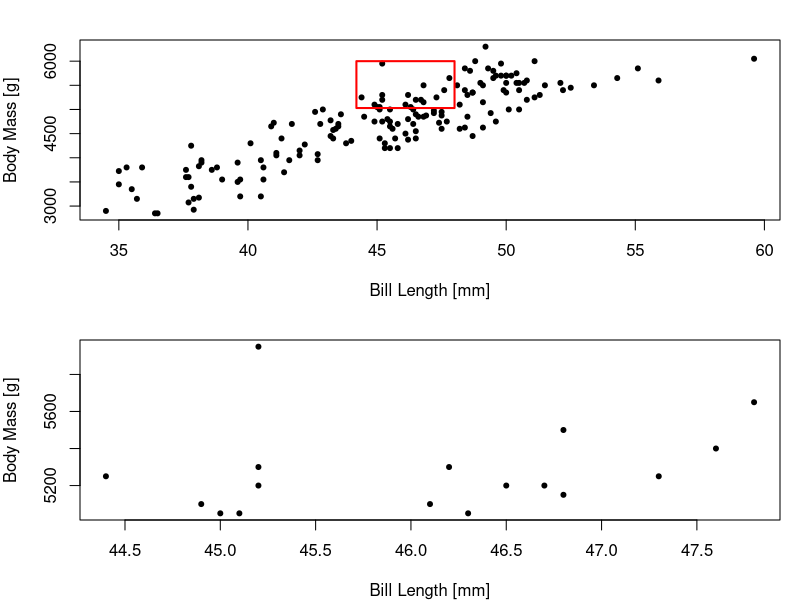
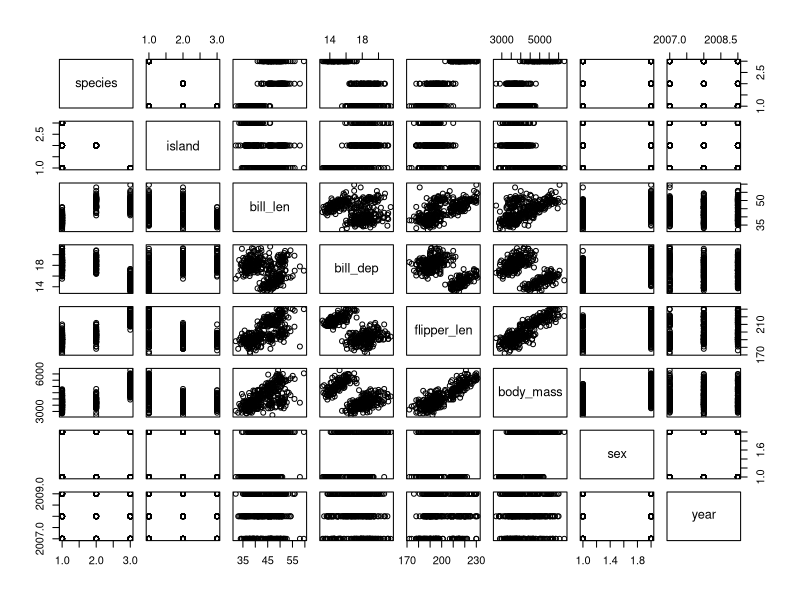
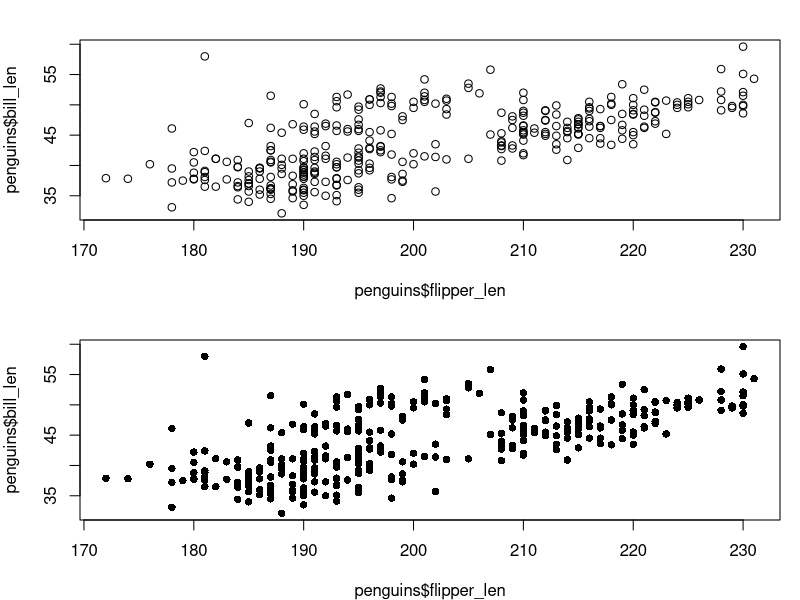
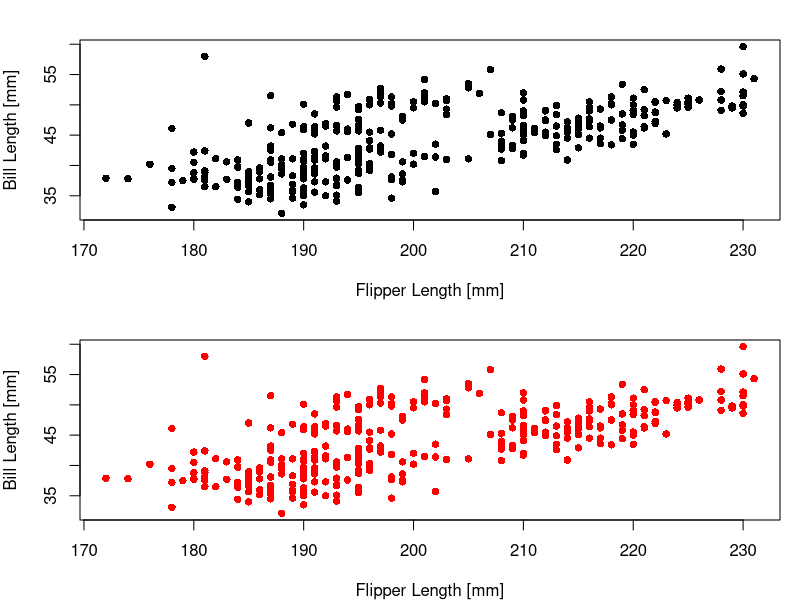
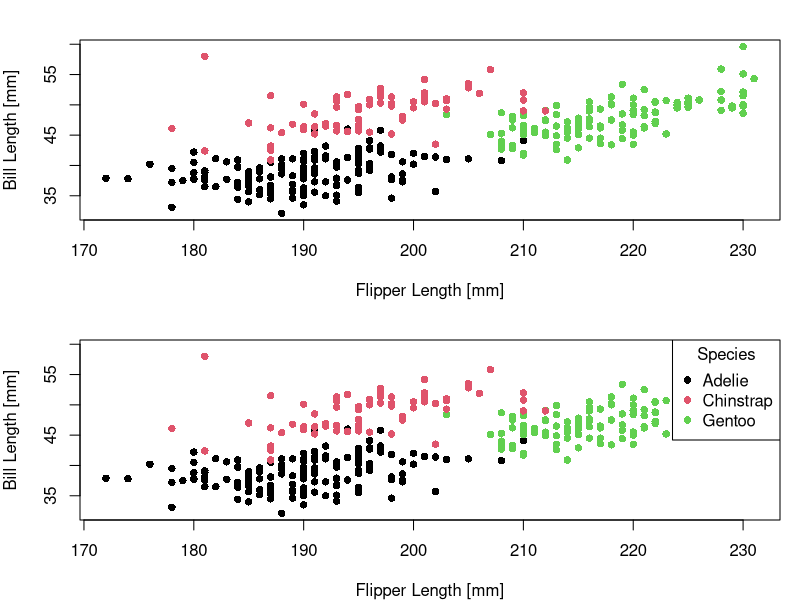
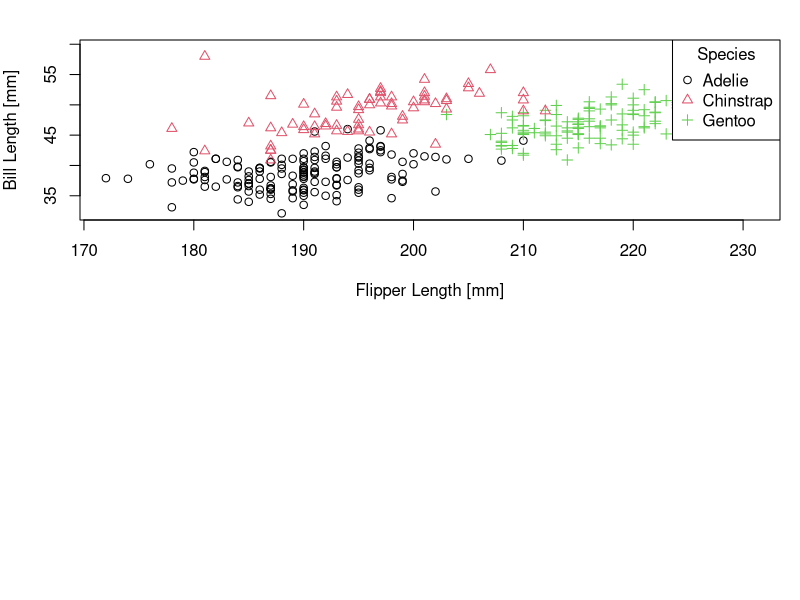
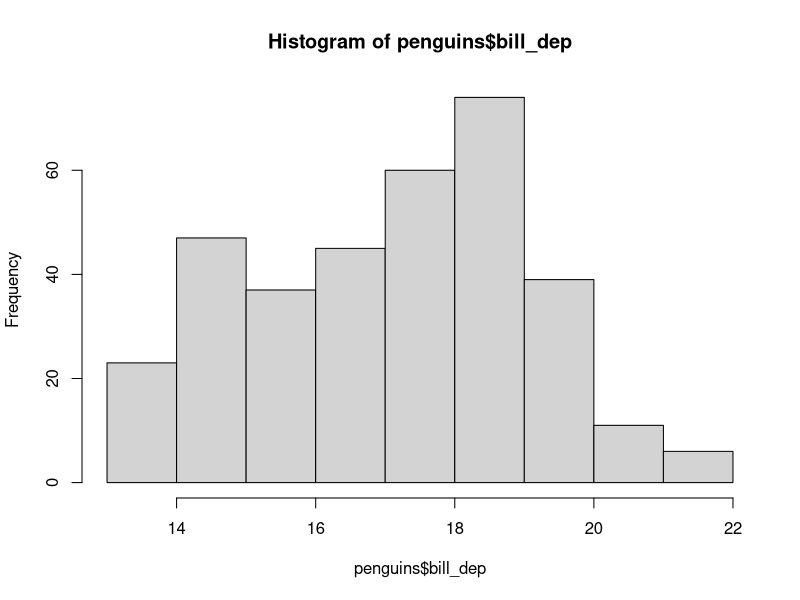
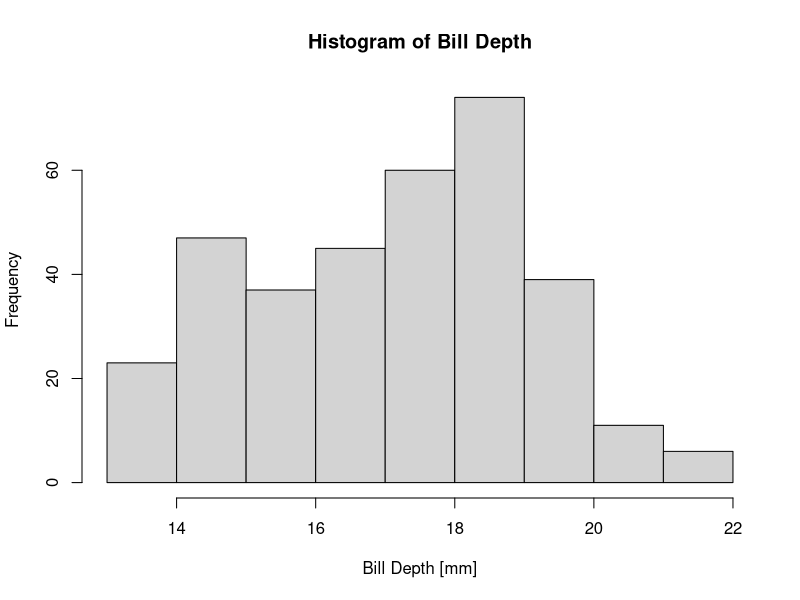

Here is the R script that generated these plots, in order:
## ---- chunk 1
penguins
## ---- chunk 2
class(penguins)
## ---- chunk 3
str(penguins)
## ---- chunk 4
head(penguins)
tail(penguins)
## ---- chunk 5
head(penguins, n=10)
tail(penguins, n=10)
## ---- chunk 6
length(penguins)
## ---- chunk 7
dim(penguins)
## ---- chunk 8
penguins[1:6, ]
## ---- chunk 9
1:6
## ---- chunk 10
penguins[c(1, 2, 3, 4, 5, 6), ]
## ---- chunk 11
penguins[seq(1, 6), ]
## ---- chunk 12
i <- 1:6
penguins[i, ]
## ---- chunk 13
penguins[1:10, 1:2]
## ---- chunk 14
penguins[1:10, c("species", "island")]
## ---- chunk 15
summary(penguins)
## ---- chunk 16

unique(penguins$species)

## ---- chunk 17
penguins$species
## ---- chunk 18
table(penguins$species)
## ---- chunk 19
table(penguins$island)
## ---- chunk 20

table(penguins$species, penguins$island)

## ---- chunk 21
penguins_raw
## ---- chunk 22
str(penguins_raw)
## ---- chunk 23
summary(penguins_raw)
## ---- chunk 24
raw <- penguins_raw
head(raw[, 1:3])
## ---- chunk 25
head(raw[, c("studyName", "Sample Number", "Species")])
## ---- chunk 26
nms <- c("Species", "Island", "Date Egg", "Culmen Length (mm)", 
         "Culmen Depth (mm)", "Flipper Length (mm)", 
         "Body Mass (g)", "Sex") 
dat <- raw[, nms]
head(dat)
## ---- chunk 27
str(dat)
## ---- chunk 28
names(dat) <- c("species", "island", "year", "bill_len", "bill_dep", 
                "flipper_len", "body_mass","sex")
head(dat)
## ---- chunk 29
dat <- dat[, c(1, 2, 4, 5, 6, 7, 8, 3)]
head(dat)
## ---- chunk 30

dat$year

## ---- chunk 31
dat$year <- format(dat$year, "%Y")
head(dat)
## ---- chunk 32
dat$species <- sub(" .*", "", dat$species)
dat$sex <- tolower(dat$sex) # sex degiskenini kucuk harfe ceviriyoruz 

head(dat)
## ---- chunk 33
identical(penguins, dat)
## ---- chunk 34
str(penguins)
## ---- chunk 35
str(dat)
## ---- chunk 36
dat$species <- as.factor(dat$species)
dat$island <- as.factor(dat$island)
dat$flipper_len <- as.integer(dat$flipper_len)
dat$body_mass <- as.integer(dat$body_mass)
dat$sex <- as.factor(dat$sex)
dat$year <- as.integer(dat$year)

str(dat)
## ---- chunk 37
identical(penguins, dat)
## ---- chunk 38
dat[dat$island == "Biscoe", ]
## ---- chunk 39
dat$island == "Biscoe"
## ---- chunk 40
datBiscoe <- dat[dat$island == "Biscoe", ]
head(datBiscoe)
## ---- chunk 41
summary(datBiscoe)
## ---- chunk 42
is.na(datBiscoe$sex)
## ---- chunk 43
datBiscoe[is.na(datBiscoe$sex), ]
## ---- chunk 44
datBiscoe <- datBiscoe[!is.na(datBiscoe$sex), ]
head(datBiscoe)
## ---- chunk 45
summary(datBiscoe)
## ---- chunk 46

hs <- datBiscoe[datBiscoe$bill_len < 48 & datBiscoe$body_mass > 5000, ] # hs: heavy-short penguenler
hs
## ---- chunk 47
par(mfrow=c(2, 1), mar=c(4, 4, 2, 1)) # mfrow ile grafigi 2 satira bolduk, mar ile margin ayarladik
plot(
    datBiscoe$bill_len,
    datBiscoe$body_mass,
    xlab="Bill Length [mm]",                      # x ekseni basligi
    ylab="Body Mass [g]",                         # y ekseni basligi
    pch=20                                        # pch (plot characters) nokta sekli icin
)
rect(                                             # filtreledigimiz degerleri kirmizi bir diktortgen ile belirttik
    xleft=min(hs$bill_len) - 0.2 ,                # minimum x ekseni degeri - 0.2
    ybottom=min(hs$body_mass) - 20,               # minimum y ekseni degeri - 20
    xright=max(hs$bill_len) + 0.2,                # maksimum x ekseni degeri + 0.2
    ytop=max(hs$body_mass) + 50,                  # maksimum y ekseni degeri + 50
    border="red",                                 # kirmizi rengi 
    lwd=2                                         # lwd (linewidth) cizgi kalinligi
)
plot(
    hs$bill_len, 
    hs$body_mass,
    xlab="Bill Length [mm]",
    ylab="Body Mass [g]",
    pch=20
)
## ---- chunk 48
datBiscoe[datBiscoe$year %in% c(2008, 2009), ]
## ---- chunk 49

order(dat$bill_len)

## ---- chunk 50

dat[order(dat$bill_len), ]

## ---- chunk 51
sort_by(dat, dat$bill_len)
## ---- chunk 52
dat[order(dat$bill_len, decreasing=TRUE), ]
dat[order(-dat$bill_len), ]

## ---- chunk 53
sort_by(dat, -dat$bill_len)
## ---- chunk 54
dat[order(-dat$year, -dat$bill_len), ]
## ---- chunk 55
sort_by(dat, list(-dat$year, -dat$bill_len))
## ---- chunk 56
dat[!duplicated(dat$body_mass), ]
## ---- chunk 57
dat[duplicated(dat$body_mass), ]

## ---- chunk 58

mean(dat$bill_len, na.rm=TRUE) # na.rm = TRUE kullanarak ortalama hesaplarken NA degerleri yok sayiyoruz.

## ---- chunk 59
tapply(dat$bill_len, dat$species, mean, na.rm=TRUE)
## ---- chunk 60
tapply(dat$bill_len, dat$species, function(x) mean(x, na.rm=TRUE))
tapply(dat$bill_len, dat$species, \(x) mean(x, na.rm=TRUE))
## ---- chunk 61
tapply(dat$bill_len, list(dat$species, dat$island), \(x) mean(x, na.rm=TRUE))
## ---- chunk 62
tapply(dat$bill_len, dat$species,
       \(x) data.frame(mean=mean(x, na.rm=TRUE), 
                       median=median(x, na.rm=TRUE)))
## ---- chunk 63
aggregate(dat$bill_len, list(dat$species, dat$island), function(x) {
    c(mean=mean(x, na.rm=TRUE), median=median(x, na.rm=TRUE))
})
## ---- chunk 64
dat_by <- by(dat, list(dat$species, dat$island), 
             \(x) data.frame(species=x$species[1], # sadece essiz degerleri almasi icin 
                             island=x$island[1],   # sadece essiz degerleri almasi icin 
                             mean=mean(x$bill_len, na.rm = TRUE), 
                             median=median(x$bill_len, na.rm = TRUE))) 
peng_summ <- do.call(rbind, dat_by)
peng_summ
## ---- chunk 65
plot(penguins)
## ---- chunk 66
plot(penguins$flipper_len, penguins$bill_len)
## ---- chunk 67
plot(penguins$flipper_len, penguins$bill_len, pch=16)
## ---- chunk 68
plot(penguins$flipper_len, penguins$bill_len, pch=16, 
     xlab="Flipper Length [mm]", ylab="Bill Length [mm]")
## ---- chunk 69
plot(penguins$flipper_len, penguins$bill_len, col="red", pch=16,
     xlab="Flipper Length [mm]", ylab="Bill Length [mm]")
## ---- chunk 70
plot(penguins$flipper_len, penguins$bill_len, col=penguins$species, pch=16, 
     xlab="Flipper Length [mm]", ylab="Bill Length [mm]")
## ---- chunk 71
plot(penguins$flipper_len, penguins$bill_len, col=penguins$species, pch = 16, 
     xlab="Flipper Length [mm]", ylab="Bill Length [mm]")
legend("topright", legend=levels(penguins$species), col=1:3, pch=16, 
       title="Species")
## ---- chunk 72
plot(penguins$flipper_len, penguins$bill_len, col=penguins$species, 
     pch=as.integer(penguins$species), xlab="Flipper Length [mm]", 
     ylab="Bill Length [mm]")
legend("topright", legend=levels(penguins$species), col=1:3, 
       pch=1:nlevels(penguins$species), title="Species")
## ---- chunk 73
#| echo: false
#| message: false
#| warning: false
 
invisible(dev.off())

## ---- chunk 74
hist(penguins$bill_dep)
## ---- chunk 75
hist(penguins$bill_dep, xlab="Bill Depth [mm]", main="Histogram of Bill Depth")
